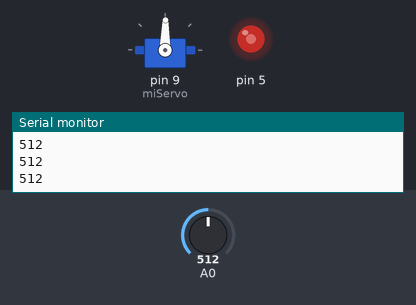
The sketch below on a simulated Arduino Uno, built with avr-gcc and run on an emulated ATmega328P. On the bench: servo, output pins drawn as LEDs (lit = HIGH), the last lines printed to the serial monitor. The test bench sets the inputs (shaded band); at power-on: A0 = 512.

Above: at 1.2 s.
1.3 s: A0 set to 716
At 2.1 s:
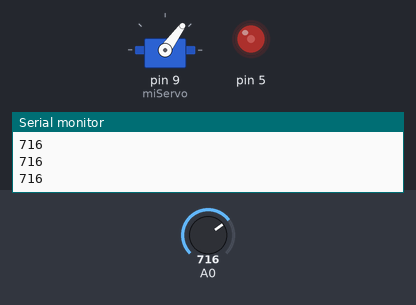
2.8 s: A0 set to 900
At 3.5 s:
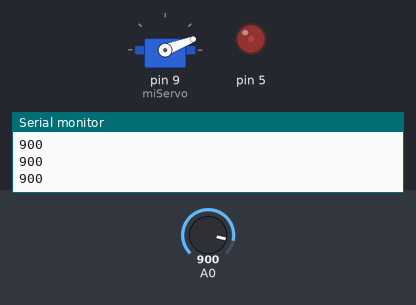
4.3 s: A0 set to 1023
At 4.9 s:
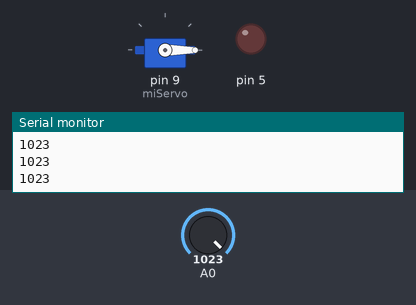
5.8 s: A0 set to 306
At 6.3 s:
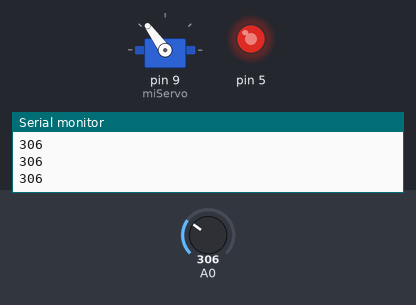
7.3 s: A0 set to 122
At 7.7 s:
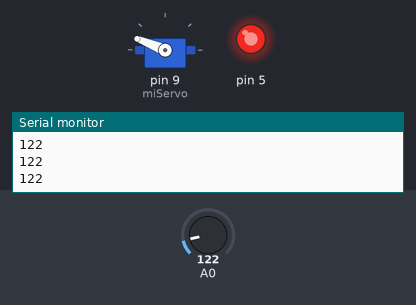
8.8 s: A0 set to 0
At 10.3 s:
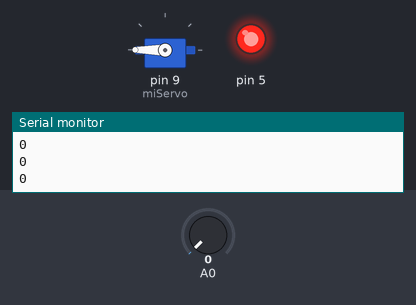
Timing chart, 0 to 11.3 s (numbered marks = the images above; inputs shaded):
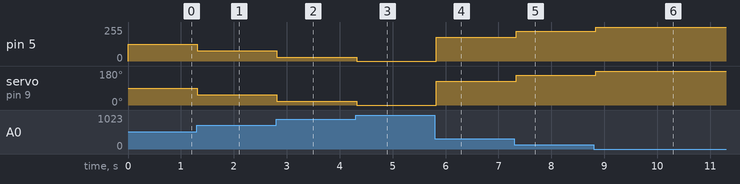

Measured:
- after the input at 1.3 s, pin 5: 127/255 → 76/255 at once; servo on pin 9 (miServo): 89° → 54° at once
- after the input at 2.8 s, pin 5: 76/255 → 30/255 at once; servo on pin 9 (miServo): 54° → 21° at once
- after the input at 4.3 s, pin 5: 30/255 → 0/255 at once; servo on pin 9 (miServo): 21° → 0° at once
- after the input at 5.8 s, pin 5: 0/255 → 178/255 at once; servo on pin 9 (miServo): 0° → 126° at once
- after the input at 7.3 s, pin 5: 178/255 → 224/255 at once; servo on pin 9 (miServo): 126° → 158° at once
- after the input at 8.8 s, pin 5: 224/255 → 255/255 at once; servo on pin 9 (miServo): 158° → 180° at once

The sketch:

sketch.ino
```cpp
#include <Servo.h>
// Autor: Noelia de la Plaza Lafuente
// Máster en Ingeniería de Telecomunicaciones – UNIR
// Asignatura: Equipos e Instrumentación Electrónica

//DEFINICIÓN DE VARIABLES

int valorcds;
int brilloLED;
Servo miServo;

void setup() {
  Serial.begin(9600);
  miServo.attach(9);  // Conectar el servo al pin 9 (puedes cambiarlo si quieres)
  pinMode(5, OUTPUT);
}

void loop() {
  valorcds = analogRead(A0);
  Serial.println(valorcds);

  valorcds = 1023 - valorcds;  // Invertimos la lectura para que el valor sea mayor cuando hay menos luz
  brilloLED = map(valorcds, 0, 1023, 0, 255);

  analogWrite(5, brilloLED);  // Ajustamos brillo del LED en el pin 5

  // Mapear el valor del LDR para controlar el servo de 0 a 180 grados
  int anguloServo = map(valorcds, 0, 1023, 0, 180);
  miServo.write(anguloServo);  // Mover el servo al ángulo calculado

  delay(100);
}
```
